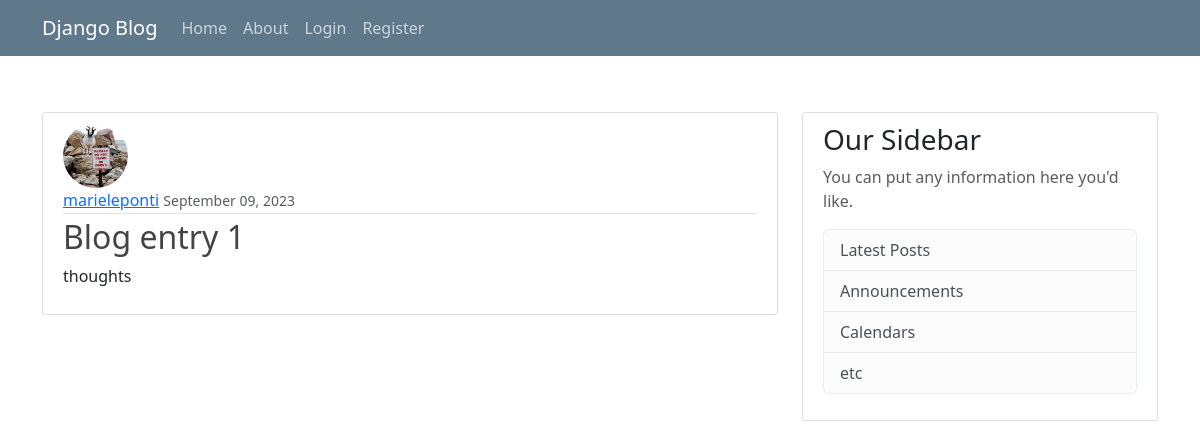
The app's page /post/1/ with its own data.
### blog_app/models.py (models this page shows, shortened)
class Post(models.Model):
    title = models.CharField(max_length=100)
    content = models.TextField()
    date_posted = models.DateTimeField(default=timezone.now, blank=True)
    author = models.ForeignKey(User, on_delete=models.CASCADE)

### users/models.py (models this page shows, shortened)
class Profile(models.Model):
    user = models.OneToOneField(User, on_delete=models.CASCADE)
    image = models.ImageField(default='default.jpg', upload_to='profile_pics')

### blog_app/views.py (the view)
# urls.py: path('post/<int:pk>/', PostDetailView.as_view(), name='post-detail'),
class PostDetailView(DetailView):
    model = Post

### blog_app/templates/blog_app/post_detail.html
{% extends './base.html' %}
{% block content %}
<article class="media content-section">
    <img class="rounded-circle article-img" src="{{ object.author.profile.image.url }}">
    <div class="media-body">
        <div class="article-metadata">
            <a class="mr-2" href="#">{{ object.author }}</a>
            <small class="text-muted">{{ object.date_posted | date:"F m, Y"}}</small>
        </div>
        <h2 class="article-title">{{ object.title }}</h2>
        <p class="article-content">{{ object.content }}</p>
    </div>
</article>
{% endblock content%}

### blog_app/static/blog_app/styles.css (style rules this page uses)
body { background: #fafafa; color: #333333; margin-top: 5rem; }
h1, h2, h3, h4, h5, h6 { color: #444444; }
.content-section { background: #ffffff; padding: 10px 20px; border: 1px solid #dddddd; border-radius: 3px; margin-bottom: 20px; }
.article-title { color: #444444; }
.article-content { white-space: pre-line; }
.article-img { height: 65px; width: 65px; margin-right: 16px; }
.article-metadata { padding-bottom: 1px; margin-bottom: 4px; border-bottom: 1px solid #e3e3e3 }

### records on screen
Post: author.profile.image (picture), author "marieleponti", date_posted "September 09, 2023", title "Blog entry 1", content "thoughts"
